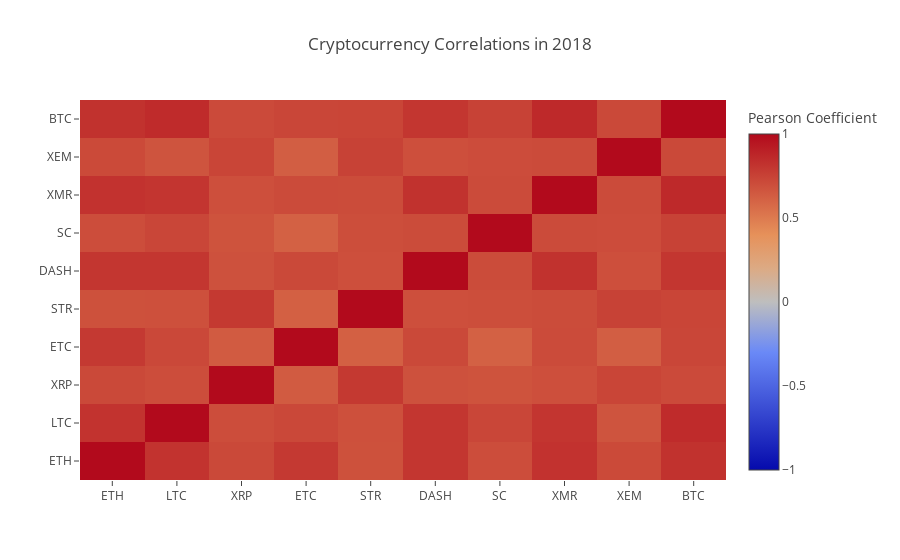

The cell this chart's notebook holds for it:
### Code cell
correlation_heatmap(combined_df_2018.pct_change(), "Cryptocurrency Correlations in 2018")
